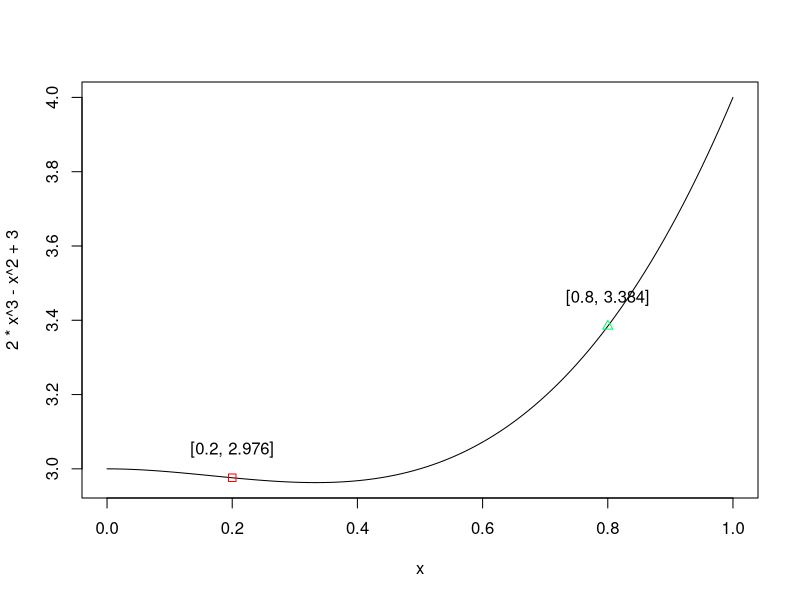

This figure's R source:
## @knitr wykres.funkcji1.12

x <- seq(0,1,by=0.01)
y <- 2 * x^3 - x^2 + 3

curve(2 * x^3 - x^2 + 3, from=0, to=1)
pos <- match(c(0.2, 0.8), x)
points(x[pos], y[pos], pch=c(0,2), col=rainbow(10)[c(1,5)])
text(x[pos], y[pos]+0.075, labels=paste("[",x[pos], ", ", y[pos] ,"]", sep=""))